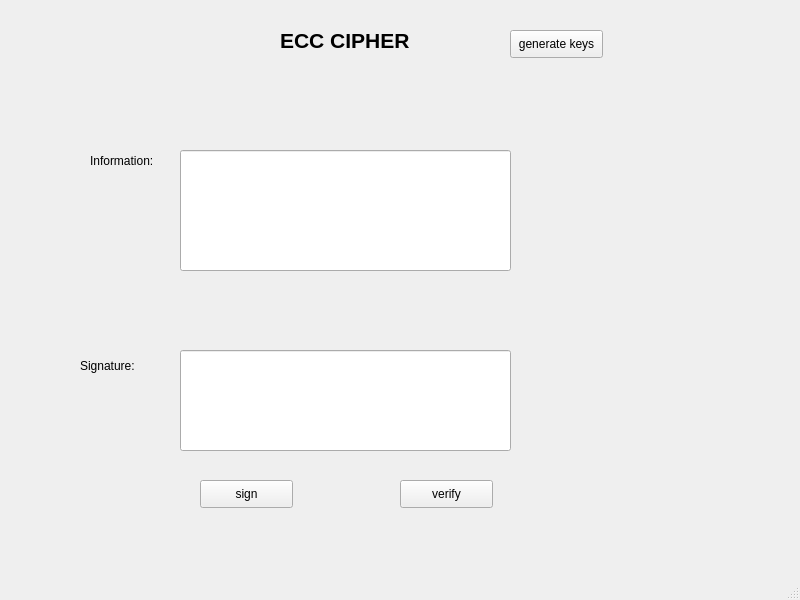
<?xml version="1.0" encoding="UTF-8"?>
<ui version="4.0">
 <class>MainWindow</class>
 <widget class="QMainWindow" name="MainWindow">
  <property name="geometry">
   <rect>
    <x>0</x>
    <y>0</y>
    <width>800</width>
    <height>600</height>
   </rect>
  </property>
  <property name="windowTitle">
   <string>ECC Cipher-[Preview]</string>
  </property>
  <widget class="QWidget" name="centralwidget">
   <widget class="QLabel" name="label">
    <property name="geometry">
     <rect>
      <x>280</x>
      <y>10</y>
      <width>181</width>
      <height>61</height>
     </rect>
    </property>
    <property name="font">
     <font>
      <pointsize>16</pointsize>
      <weight>75</weight>
      <bold>true</bold>
     </font>
    </property>
    <property name="text">
     <string>ECC CIPHER</string>
    </property>
   </widget>
   <widget class="QLabel" name="label_2">
    <property name="geometry">
     <rect>
      <x>90</x>
      <y>140</y>
      <width>81</width>
      <height>41</height>
     </rect>
    </property>
    <property name="text">
     <string>Information: </string>
    </property>
   </widget>
   <widget class="QLabel" name="label_3">
    <property name="geometry">
     <rect>
      <x>80</x>
      <y>350</y>
      <width>71</width>
      <height>31</height>
     </rect>
    </property>
    <property name="text">
     <string>Signature:</string>
    </property>
   </widget>
   <widget class="QLineEdit" name="lineEdit">
    <property name="geometry">
     <rect>
      <x>180</x>
      <y>150</y>
      <width>331</width>
      <height>121</height>
     </rect>
    </property>
   </widget>
   <widget class="QLineEdit" name="lineEdit_2">
    <property name="geometry">
     <rect>
      <x>180</x>
      <y>350</y>
      <width>331</width>
      <height>101</height>
     </rect>
    </property>
   </widget>
   <widget class="QPushButton" name="pushButton">
    <property name="geometry">
     <rect>
      <x>200</x>
      <y>480</y>
      <width>93</width>
      <height>28</height>
     </rect>
    </property>
    <property name="text">
     <string>sign</string>
    </property>
   </widget>
   <widget class="QPushButton" name="pushButton_2">
    <property name="geometry">
     <rect>
      <x>400</x>
      <y>480</y>
      <width>93</width>
      <height>28</height>
     </rect>
    </property>
    <property name="text">
     <string>verify</string>
    </property>
   </widget>
   <widget class="QPushButton" name="pushButton_3">
    <property name="geometry">
     <rect>
      <x>510</x>
      <y>30</y>
      <width>93</width>
      <height>28</height>
     </rect>
    </property>
    <property name="text">
     <string>generate keys</string>
    </property>
   </widget>
  </widget>
  <widget class="QMenuBar" name="menubar">
   <property name="geometry">
    <rect>
     <x>0</x>
     <y>0</y>
     <width>800</width>
     <height>26</height>
    </rect>
   </property>
  </widget>
  <widget class="QStatusBar" name="statusbar"/>
 </widget>
 <resources/>
 <connections/>
</ui>
